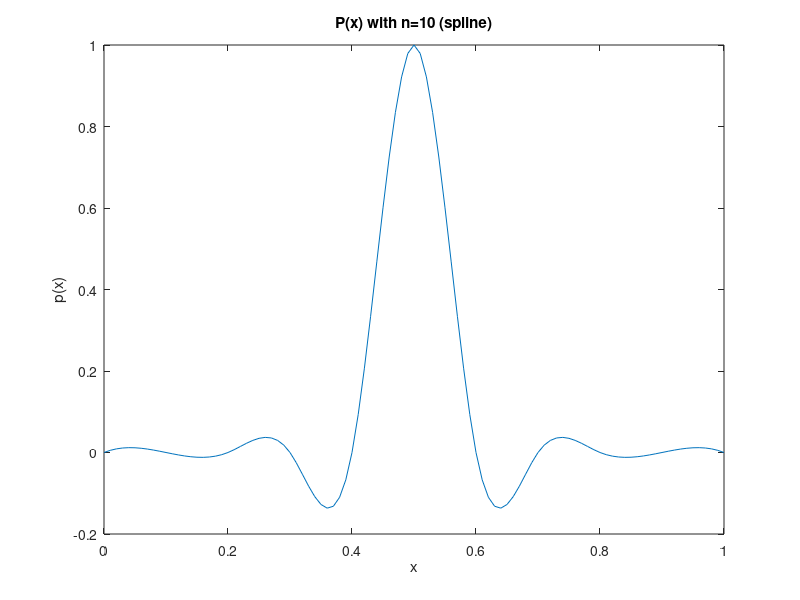

MATLAB code to generate this figure:
xs = 0:(1/10):1;   %not a knot
fs = [0,0,0,0,0,1,0,0,0,0,0];
xlist = 0:0.01:1;

ps = spline(xs,fs,xlist);

plot(xlist,ps);
title('P(x) with n=10 (spline)');
xlabel('x')
ylabel('p(x)')

pmax = max(abs(ps))